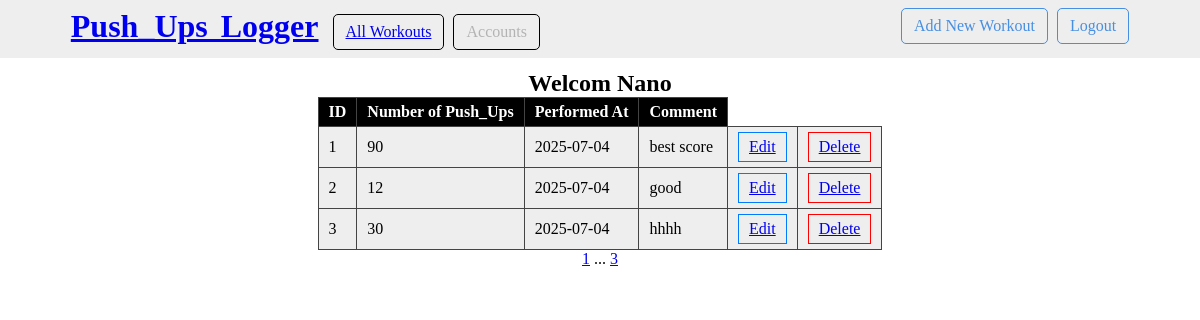
The page /all (signed in) on the database its author committed.
### models.py (models this page shows)
class User(db.Model,UserMixin):
    __tablename__ = 'user'
    id = db.Column(db.Integer,primary_key=True)
    UserName = db.Column(db.String(100),unique=True)
    email = db.Column(db.String(100),unique=True)
    password = db.Column(db.String(20))
    workouts = db.relationship('Workout',backref='author',lazy=True)

class   Workout(db.Model):
    __tablename__ = 'workout'
    id = db.Column(db.Integer,primary_key=True)
    pushups = db.Column(db.Integer,nullable=False)
    date_posted = db.Column(db.Date,nullable=False,default=datetime.now)
    comment = db.Column(db.Text,nullable=False)
    user_id = db.Column(db.Integer, db.ForeignKey('user.id'), nullable=False)

### main.py (the view)
@main.route('/all')
def user_workouts():
    page = request.args.get('page',1,type=int)
    user = User.query.filter_by(email=current_user.email).first_or_404()
    workouts = Workout.query.filter_by(author=user).paginate(page=page,per_page=3)
    return render_template('all_workouts.html',filestyle='all_workouts.css',workouts=workouts,user=user)

### templates/all_workouts.html (shortened to what this page needs)
{% extends 'base.html' %}
{% block style %}
 <link rel="stylesheet" href="{{ url_for('static',filename='Edit_workout.css') }}">
{% endblock %}
{%block content%}
<center>
    <h1>Welcom {{current_user.UserName}}</h1>
</center>
<center>
    <table >
        <thead>
            <th>ID</th>
            <th>Number of Push_Ups</th>
            <th>Performed At</th>
            <th>Comment</th>
        </thead>
        <tbody>
            {% for task in workouts.items %}
              <tr>
                  <td>{{task.id}}</td>
                  <td>{{task.pushups}}</td>
                  <td>{{task.date_posted}}</td>
                  <td>{{task.comment}}</td>
                  <td><div class="edit-button"><a href="{{ url_for('main.update_workout',workout_id=task.id) }}">Edit</a></div></td>
                  <td><div class="delete-button"><a href="{{ url_for('main.delete_workout',workout_id=task.id) }}">Delete</a></div></td>
              </tr>
            {% endfor %}
        </tbody>
    </table>
    {% for page_num in workouts.iter_pages(left_edge=1,right_edge=1,
    left_current=0,right_current=0) %}
        {% if page_num %}
        <a href="{{ url_for('main.user_workouts',page=page_num) }}">{{ page_num }}</a>
        {%else%}
        ...
        {% endif %}
    {% endfor %}
</center>
{%endblock%}

### templates/base.html (shortened to what this page needs)
<!DOCTYPE html>
<html lang="en">
<head>
    {%if filestyle%}
     <link rel="stylesheet" href="{{ url_for('static',filename=filestyle) }}">
    {%endif%}
    {% block style %}{% endblock %}
</head>
<body>
    {%block head%}
    <header>
        <div id="center">
            <div id="leftSide">
                <h1 id="logo"><a href="{{ url_for('main.index') }}">Push_Ups Logger</a></h1>
                <div id="works"><a href="{{ url_for('main.user_workouts') }}">All Workouts</a></div>
                <div id="account">Accounts</div>
            </div>
            <div id="authentification">
              {% if current_user.is_authenticated %}
                <div><a href="{{ url_for('main.new_workout') }}">Add New Workout</a></div>
                <div><a href="{{ url_for('auth.logout') }}">Logout</a></div>
              {% else %}
                <div id="sign"><a href="{{ url_for('auth.signup') }}">Sign in</a></div>
                <div id="login"><a href="{{ url_for('auth.login') }}">login</a></div>
              {% endif %}
            </div>
      </div>
    </header>
    {%endblock%}
    <section>
        {%block content%}{%endblock%}
    </section>
</body>
</html>

### static/all_workouts.css (style rules this page uses)
th,td { border: 1px solid #444; padding: 5px 10px; color: white; }
th { background-color: #000; }
td { background-color: #eee; color: #000; }
table { border-collapse: collapse; }
.delete-button { padding: 5px 10px; border: 1px solid #f00; color: #f00; background-color: transparent; cursor: pointer; }
.edit-button { padding: 5px 10px; border: 1px solid rgb(0, 123, 255);; color: rgb(0, 123, 255); background-color: transparent; cursor: pointer; }
table > tbody > tr > td:nth-child(4) { border-right: none; }
table > tbody > tr > td:last-child { border-left: none; }

### templates/base.html (style rules this page uses)
* { box-sizing: border-box; margin: 0; padding: 0; }
body { background-color: #fff; }
header { background-color:#eee; padding: 8px 12px; position: fixed; top: 0; width: 100%; }
header > #center { display: flex; justify-content: space-between; }
#leftSide > div,#leftSide > h1 { display: inline-block; margin-right: 5px; }
#leftSide > h1 { margin-right: 10px; word-spacing: 5px; text-transform: capitalize; }
#leftSide > div { padding: 8px 12px; border-radius: 5px; border: 1px solid black; color: rgb(179, 179, 179); cursor: pointer; }
#authentification > div { display: inline-block; margin-left: 5px; border: 1px solid rgb(71, 143, 225); border-radius: 5px; padding: 8px 12px; cursor: pointer; text-decoration: none; }
#authentification > div > a { color: rgb(71, 143, 225); text-decoration: none; }
#center { width: 80%; margin: 0 auto; }
section { margin: 70px 10px; }
@media (max-width:1250px) { #center { width: 90%; } }

### rows shown on the page
User: UserName "Nano"
Workout: id "1", pushups "90", date_posted "2025-07-04", comment "best score"
Workout: id "2", pushups "12", date_posted "2025-07-04", comment "good"
Workout: id "3", pushups "30", date_posted "2025-07-04", comment "hhhh"

### other values the page prints
{{ page_num }} "1" "3"
